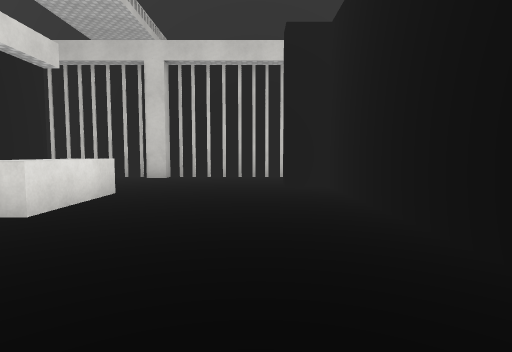
View 1 (above)

16 first-person views from a walk through a 3-D level made in the Unity game engine. The camera is 1.2 m above the floor, tilts 4° down and sees 80° across. The floor is counted in squares, 2 m on a side. Each view is taken from the middle of a square. On the plan, view 1 faces up. The plan holds only what a view shows up to about 9 squares ahead; the rest is blank. The place goes on beyond the plan. The player character is not drawn. Some surface patterns are stand-ins.

View 2
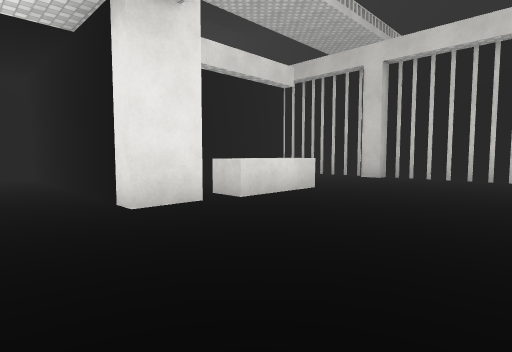

View 3
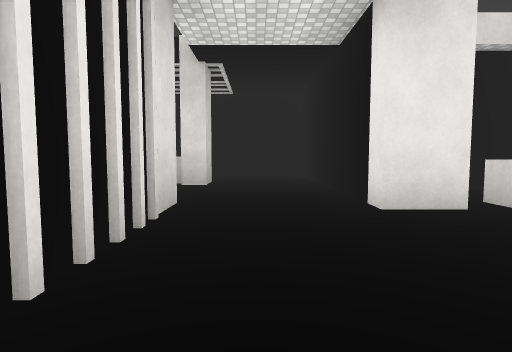

View 4
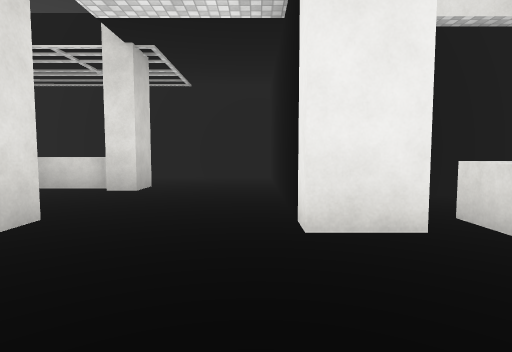

View 5
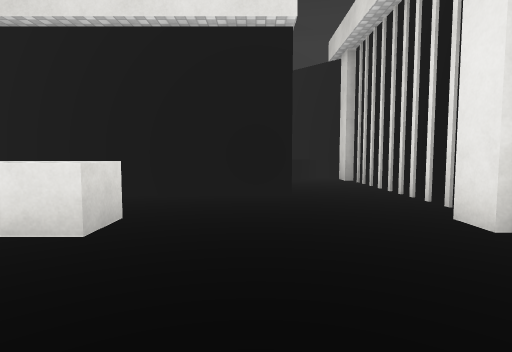

View 6
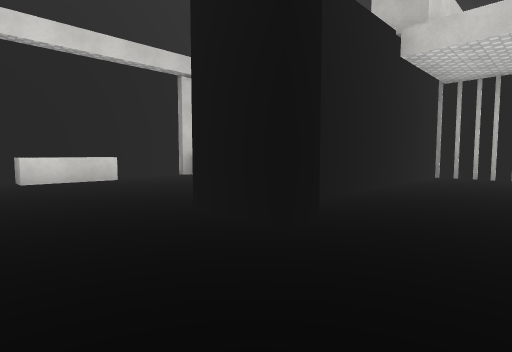

View 7
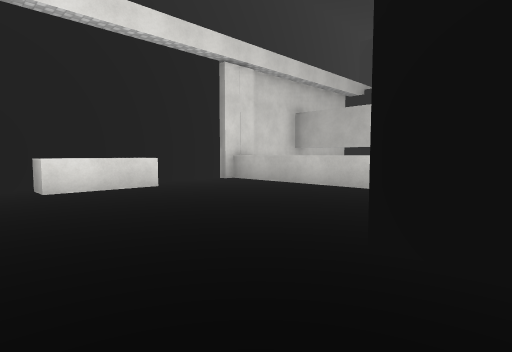

View 8
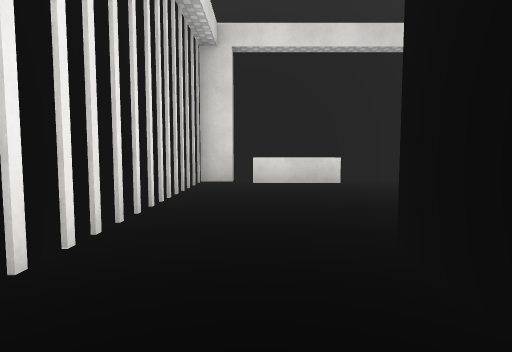

View 9
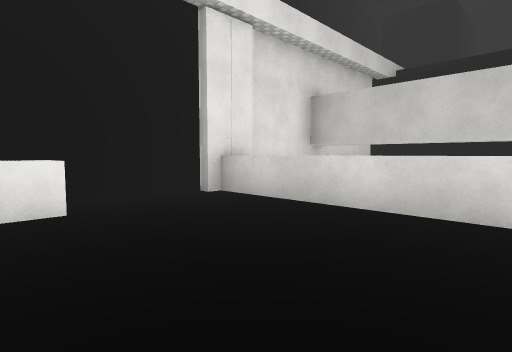

View 10
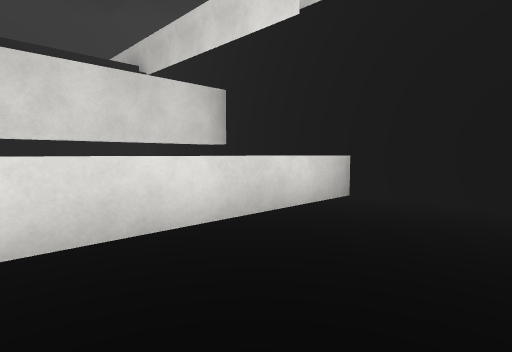

View 11
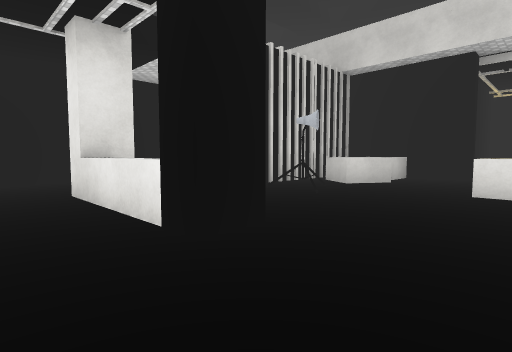

View 12
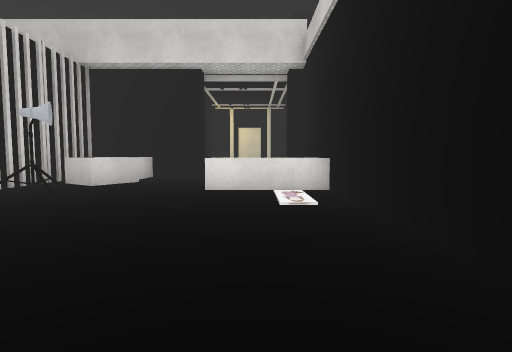

View 13
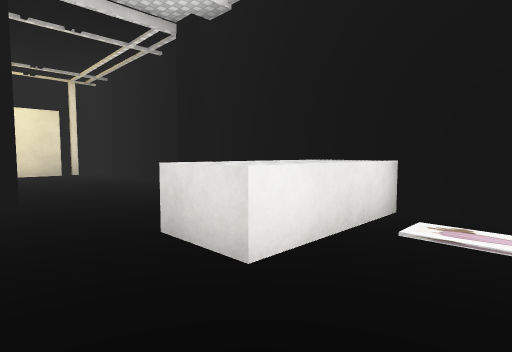

View 14
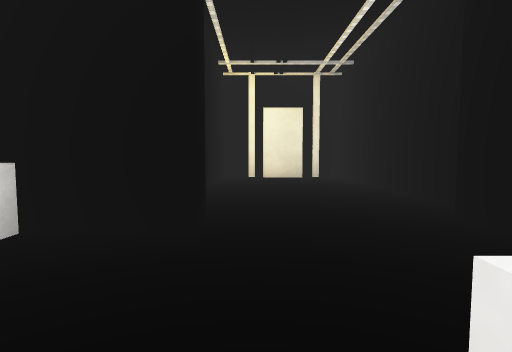

View 15
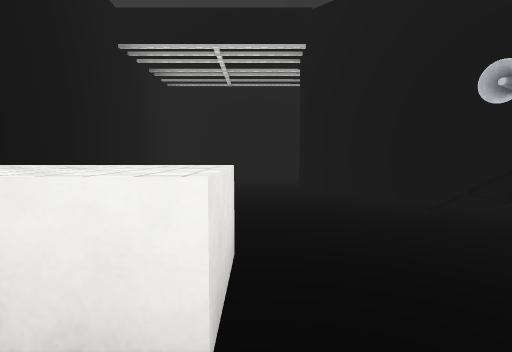

View 16
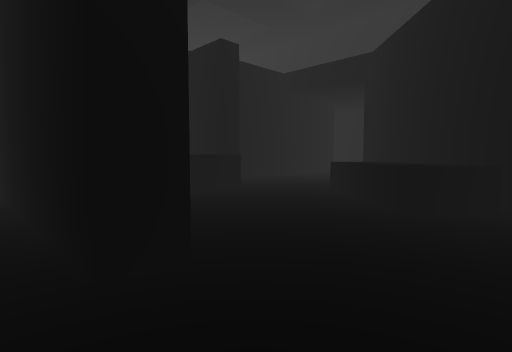

### Floor plan
Key: @ floor where view 1 was taken; # wall or solid block; x gap in a wall; . floor; = window, fence, low wall or low ledge; ^ raised ledge; B block; O other object.
Columns run from 11 left of view 1 to 8 right of it. Each row starts with its distance up from view 1.
  9     ###############
  8    ##....#........#
  7   #^..............#
  6  #^^..#.....##....^
  5 #.....#......#.....#
  4 ....^.#..^...#.....#
  3 ...#  #..x...#....#
  2 ##########...#^^^^#
  1    #.........#    #
  0    #.......@.######
 -1    #..#..#####    #
 -2    #..=.##BBB#    #
 -3    #..##O.BBB#    #
 -4    #..#......######
 -5    #...............#
 -6    #......^.......#
 -7    # .....=..#.....#
 -8     ###### ## ######

Positions as (right, up) in squares from view 1, and headings:
1: (0, 0), facing up
2: (1, 0), facing up-left
3: (1, 0), facing left
4: (0, 1), facing left
5: (0, 6), facing left
6: (-1, 8), facing down-right
7: (1, 8), facing down-right
8: (0, 7), facing right
9: (3, 6), facing down-right
10: (6, 5), facing down-left
11: (-7, -6), facing up-right
12: (-7, -6), facing right
13: (-3, -4), facing down-right
14: (-1, -5), facing right
15: (0, -5), facing left
16: (-4, 8), facing down-left
